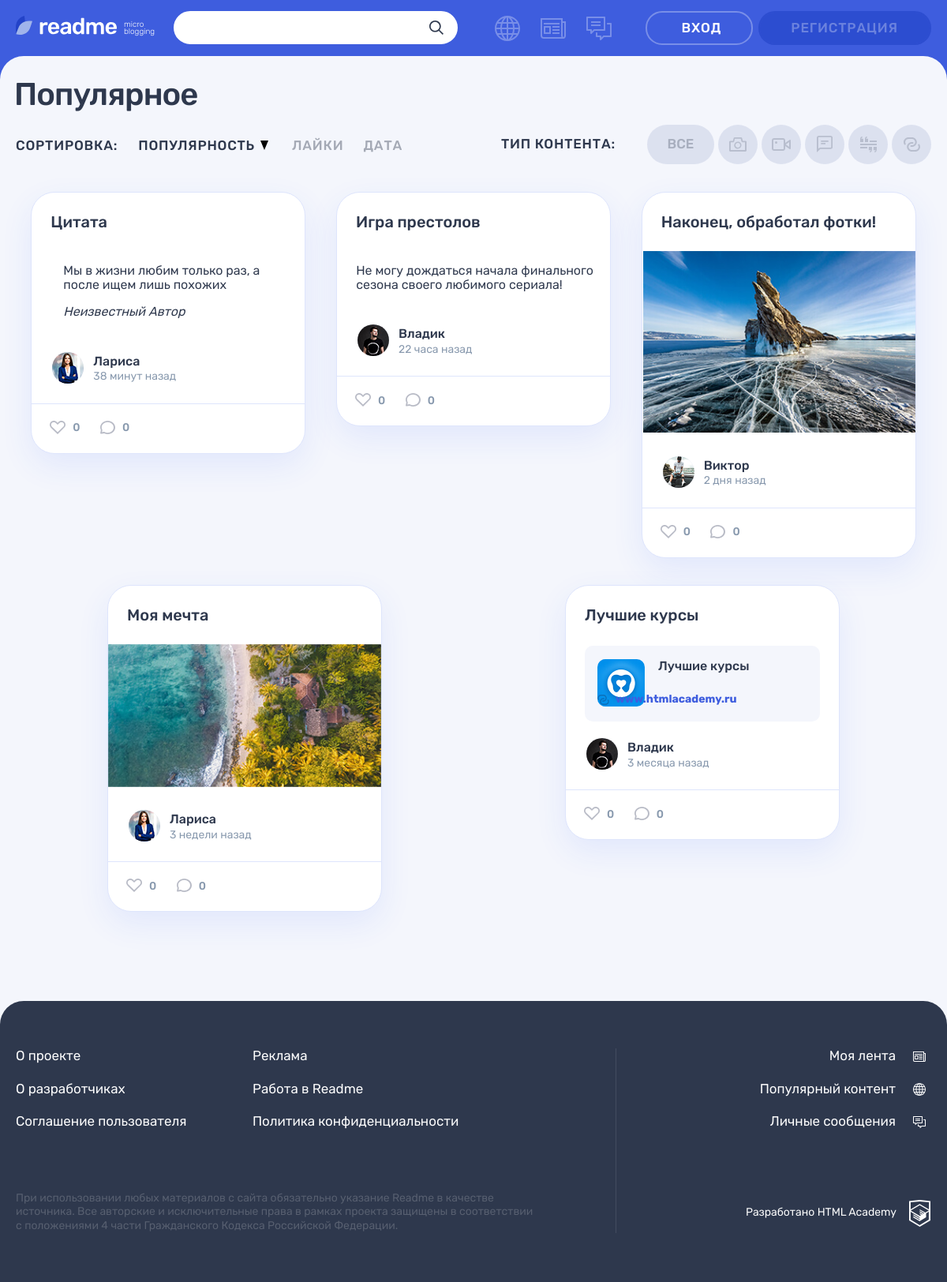
Before: / with the older database file.
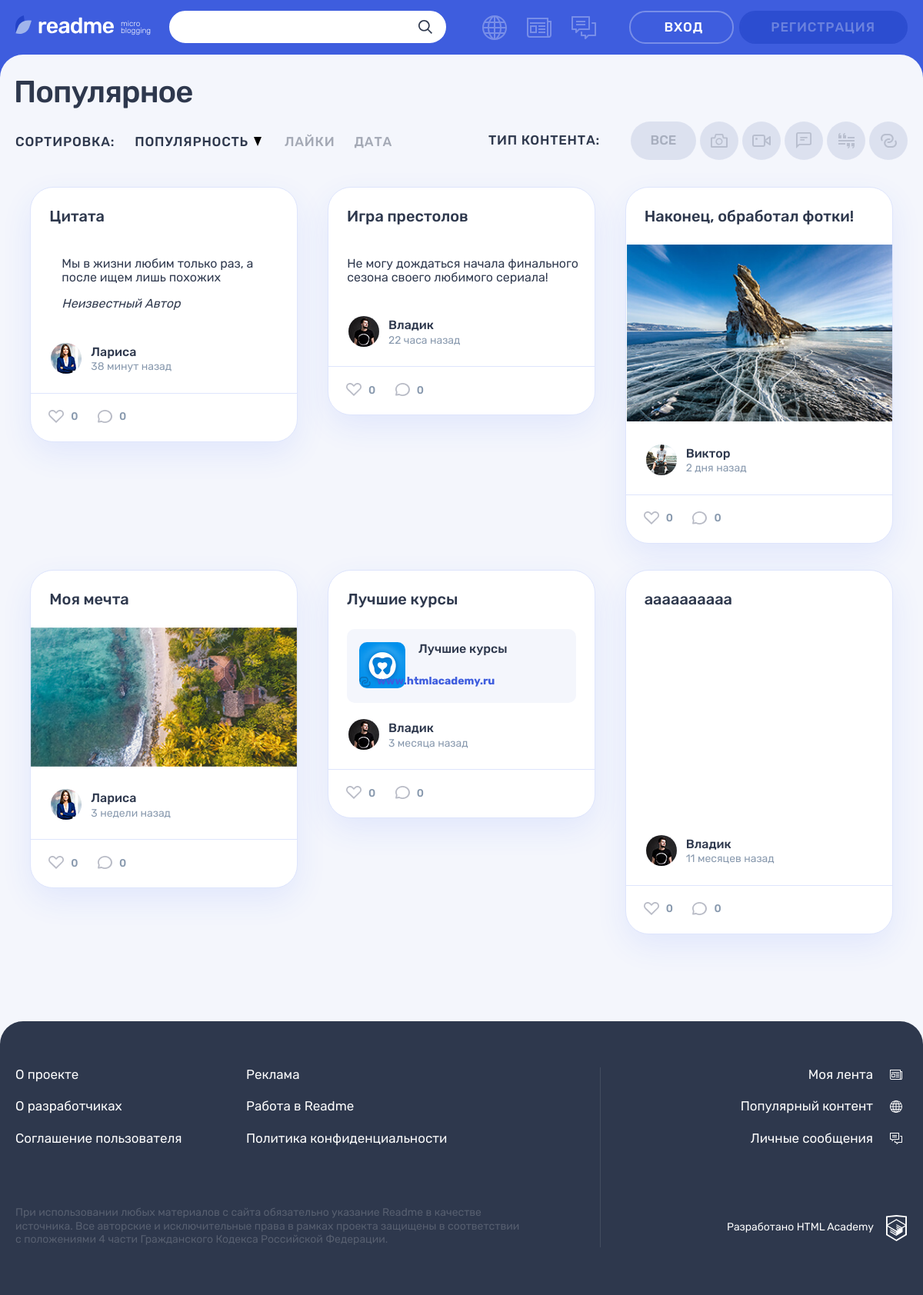
After: the same page with the newer database file.
### tables this page shows
CREATE TABLE IF NOT EXISTS `posts` (
  `id` INT NOT NULL AUTO_INCREMENT,
  `post_date` DATETIME NOT NULL,
  `title` TEXT(120) NOT NULL,
  `content` TEXT NOT NULL,
  `quote_author` VARCHAR(225) NULL,
  `img_url` VARCHAR(225) NULL,
  `video_url` VARCHAR(225) NULL,
  `users_site_url` VARCHAR(225) NULL,
  `number_of_views` INT NOT NULL DEFAULT 0,
  `users_id` INT NOT NULL,
  `content_types_id` INT NOT NULL,
  PRIMARY KEY (`id`),
  UNIQUE INDEX `id_UNIQUE` (`id` ASC),
  INDEX `users_to_posts_idx` (`users_id` ASC),
  INDEX `fk_posts_content_types1_idx` (`content_types_id` ASC),
  CONSTRAINT `users_to_posts`
    FOREIGN KEY (`users_id`)
    REFERENCES `users` (`id`)
    ON DELETE NO ACTION
    ON UPDATE NO ACTION,
  CONSTRAINT `posts_to_content_types`
    FOREIGN KEY (`content_types_id`)
    REFERENCES `content_types` (`id`)
    ON DELETE NO ACTION
    ON UPDATE NO ACTION);

CREATE TABLE IF NOT EXISTS `users` (
  `id` INT NOT NULL AUTO_INCREMENT,
  `registration_date` DATETIME NOT NULL,
  `email` VARCHAR(225) NOT NULL,
  `name` VARCHAR(225) NOT NULL,
  `password` VARCHAR(225) NOT NULL,
  `avatar` VARCHAR(225) NULL,
  `contact_info` VARCHAR(225) NULL,
  PRIMARY KEY (`id`),
  UNIQUE INDEX `idusers_UNIQUE` (`id` ASC),
  UNIQUE INDEX `email_UNIQUE` (`email` ASC));

### helpers.php (called while the page is built, shortened)
<?php
function get_noun_plural_form (int $number, string $one, string $two, string $many): string
{
    $number = (int) $number;
    $mod10 = $number % 10;
    $mod100 = $number % 100;
    switch (true) {
        case ($mod100 >= 11 && $mod100 <= 20):
            return $many;
        case ($mod10 > 5):
            return $many;
        case ($mod10 >= 2 && $mod10 <= 4):
            return $two;
    }
}
function include_template($name, array $data = []) {
    $name = 'templates/' . $name;
    extract($data);
    require $name;
    $result = ob_get_clean();
    return $result;
}
function generate_random_date($index) {
    $deltas = [['minutes' => 59], ['hours' => 23], ['days' => 6], ['weeks' => 4], ['months' => 11]];
    $dcnt = count($deltas);
    if ($index >= $dcnt) {
        $index = $dcnt - 1;
    }
    $delta = $deltas[$index];
    $timeval = rand(1, current($delta));
    $timename = key($delta);
    $ts = strtotime("$timeval $timename ago");
    $dt = date('Y-m-d H:i:s', $ts);
    return $dt;
}

### functions.php (called while the page is built, shortened)
<?php
function db_read_users_posts($con, $getTab)
{
    if (isset($getTab)) {
        if ($getTab === 'text') {
            $number = 1;
        } elseif ($getTab === 'quote') {
            $number = 2;
        } elseif ($getTab === 'photo') {
            $number = 3;
        } elseif ($getTab === 'video') {
            $number = 4;
        } elseif ($getTab === 'url') {
            $number = 5;
        } elseif ($getTab === 'all') {
            $number = '0 OR p.content_types_id > 0';
        }
        $sql = 'SELECT p.id, u.name, users_site_url, avatar, title, p.content, c.type, img_url FROM posts p
                LEFT JOIN users u
                ON p.users_id = u.id
                LEFT JOIN content_types c
                ON p.content_types_id = c.id
                WHERE p.content_types_id = ' . $number;
    } else {
        $sql = 'SELECT p.id, u.name, users_site_url, avatar, title, p.content, c.type, img_url, video_url FROM posts p
                LEFT JOIN users u
                ON p.users_id = u.id
                LEFT JOIN content_types c
                ON p.content_types_id = c.id';
    }
    $result = mysqli_query($con, $sql);
    $sqlError = mysqli_error($con);
    if ($result) {
        $rows = mysqli_fetch_all($result, MYSQLI_ASSOC);
    } else {
        echo 'Ошибка базы данных ' . $sqlError;
    }
    return $rows;
}
function cutText($text, $maxLength = 300)
{
    return $text;
}
function showTimeGap($datePoint)
{
    $nowTime = time();
    $diffTime = $nowTime - strtotime($datePoint);
    if ($diffTime < 3600) {
        $num = ceil($diffTime / 60);
        $word = get_noun_plural_form(ceil($diffTime / 60), 'минута', 'минуты', 'минут');
    } elseif ($diffTime > 3600 && $diffTime < 86400) {
        $num = ceil($diffTime / 3600);
        $word = get_noun_plural_form(ceil($diffTime / 3600), 'час', 'часа', 'часов');
    } elseif ($diffTime > 86400 && $diffTime < 604800) {
        $num = ceil($diffTime / 86400);
        $word = get_noun_plural_form(ceil($diffTime / 86400), 'день', 'дня', 'дней');
    } elseif ($diffTime > 604800 && $diffTime < 2629743) {
        $num = ceil($diffTime / 604800);
        $word = get_noun_plural_form(ceil($diffTime / 604800), 'неделя', 'недели', 'недель');
    } elseif ($diffTime > 2629743 && $diffTime < 31556926) {
        $num = ceil($diffTime / 2629743);
        $word = get_noun_plural_form(ceil($diffTime / 2629743), 'месяц', 'месяца', 'месяцев');
    } else {
        $num = ceil($diffTime / 31556926);
        $word = get_noun_plural_form(ceil($diffTime / 31556926), 'год', 'года', 'лет');
    }
    return $num . ' ' . $word . ' назад';
}

### templates/index.php (the view, shortened to what the rows shown need)
<section class="page__main page__main--popular">
    <div class="container">
        <h1 class="page__title page__title--popular">Популярное</h1>
    </div>
    <div class="popular container">
        <div class="popular__posts">
            <?php foreach ($cards as $key => $card): ?>
            <?php $postTime = generate_random_date($key); ?>
                <article class="popular__post post <?= $card['type'] ?>">
                    <header class="post__header">
                        <a href='post.php?postId=<?= $card['id']?>'>
                        <h2><?= htmlspecialchars($card['title']) ?></h2>
                        </a>
                    </header>
                    <div class="post__main">
                        <?php if ($card['type'] === 'quote'): ?>
                            <blockquote>
                                <p>
                                    <?= htmlspecialchars($card['content']) ?>
                                </p>
                                <cite>Неизвестный Автор</cite>
                            </blockquote>
                        <?php elseif ($card['type'] === 'url'): ?>
                            <div class="post-link__wrapper">
                                <a class="post-link__external" href="http://" title="Перейти по ссылке">
                                    <div class="post-link__info-wrapper">
                                        <div class="post-link__icon-wrapper">
                                            <img src="img/logo-vita.jpg" alt="Иконка">
                                        </div>
                                        <div class="post-link__info">
                                            <h3><?= htmlspecialchars($card['title']) ?></h3>
                                        </div>
                                    </div>
                                    <span><?= htmlspecialchars($card['content']) ?></span>
                                </a>
                            </div>
                        <?php elseif ($card['type'] === 'picture'): ?>
                            <div class="post-photo__image-wrapper">
                                <img src="<?= htmlspecialchars($card['content']) ?>" alt="Фото от пользователя" width="360" height="240">
                            </div>
                        <?php elseif ($card['type'] === 'video'): ?>
                            <div class="post-photo__image-wrapper">
                                <iframe width="100%" height="240" src="<?= $card['video_url'] ?>" frameborder="0" allow="accelerometer; autoplay; encrypted-media; gyroscope; picture-in-picture" allowfullscreen></iframe>
                            </div>
                        <?php elseif ($card['type'] === 'text'): ?>
                            <p style="margin-left: 7%"><?= htmlspecialchars(cutText($card['content'])) ?></p>
                        <?php endif ?>
                    </div>
                    <footer class="post__footer">
                        <div class="post__author">
                            <a class="post__author-link" href="#" title="Автор">
                                <div class="post__avatar-wrapper">
                                    <img class="post__author-avatar" src="img/<?= htmlspecialchars($card['avatar']) ?>" alt="Аватар пользователя">
                                </div>
                                <div class="post__info">
                                    <b class="post__author-name"><?= htmlspecialchars($card['name']) ?></b>
                                    <time class="post__time" datetime="<?= $postTime ?>"  title="<?= date( 'd.m.Y H:i',strtotime($postTime)) ?>"><?= showTimeGap($postTime) ?></time>
                                </div>
                            </a>
                        </div>
                        <div class="post__indicators">
                            <div class="post__buttons">
                                <a class="post__indicator post__indicator--likes button" href="#" title="Лайк">
                                    <svg class="post__indicator-icon" width="20" height="17">
                                        <use xlink:href="#icon-heart"></use>
                                    </svg>
                                    <span>0</span>
                                </a>
                                <a class="post__indicator post__indicator--comments button" href="#" title="Комментарии">
                                    <svg class="post__indicator-icon" width="19" height="17">
                                        <use xlink:href="#icon-comment"></use>
                                    </svg>
                                    <span>0</span>
                                </a>
                            </div>
                        </div>
                    </footer>
                </article>
            <?php endforeach ?>
        </div>
    </div>
</section>

Changed rows visible on the page:
added posts: title "аааааааааа", users.avatar (picture), users.name "Владик", postTime "11 месяцев назад"
